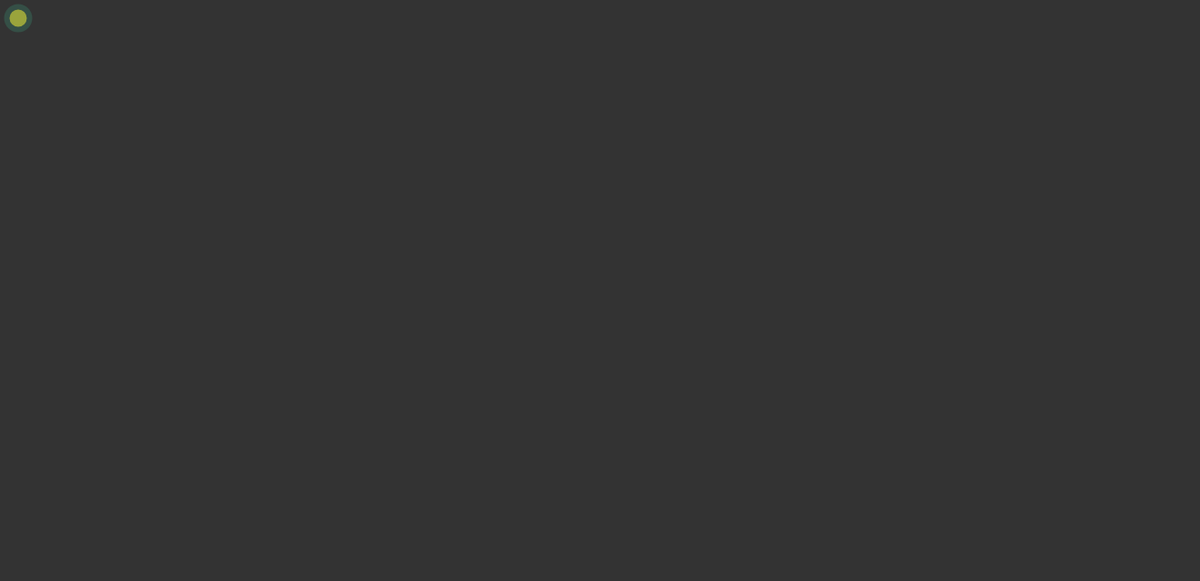
Frame 1 (no input)
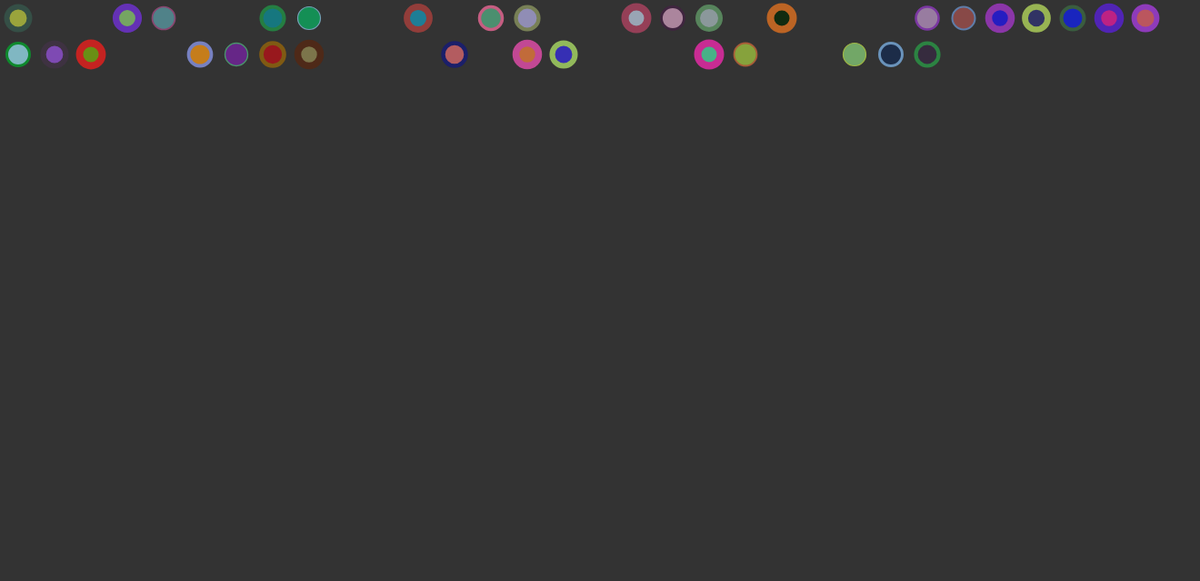
Frame 60 (no input)
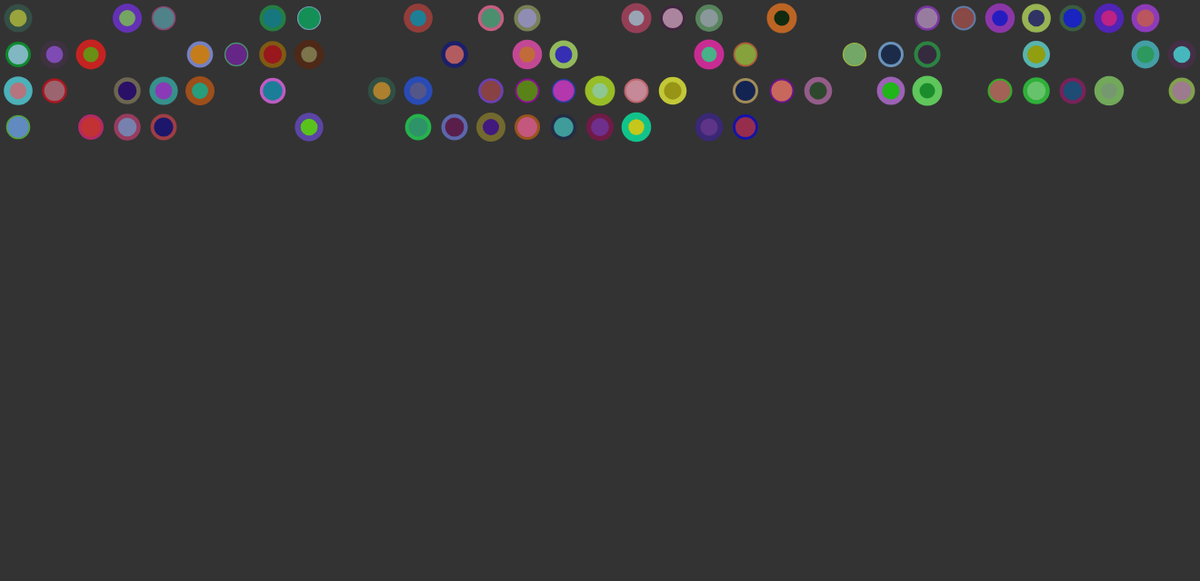
Frame 120 (the mouse pressed at the canvas centre since frame 60)

The p5.js sketch that drew these frames (run headless with seeded random() and noise() and a simulated clock; from frame 60 on, the mouse is pressed at the canvas centre):

// p5.js sketch
// ── sketch.js
// Carla de Beer
// October 2017
// Gridded circles, based on the 10PRINT algorithm.

// Based on Daniel Shiffman's Coding Train video example:
// https://www.youtube.com/watch?v=bEyTZ5ZZxZs

let spacing = 40;
let x = spacing/2;
let y = spacing/2;
let radius = 25;

function setup() {
	createCanvas(1320, 640);
	background(51);
}

function draw() {
	let w = random(1, 8);

	let r1 = random(15, 200);
	let r2 = random(15, 200);

	let g1 = random(15, 200);
	let g2 = random(15, 200);

	let b1 = random(15, 200);
	let b2 = random(15, 200);

	if (random(1) < 0.6) {
		stroke(r1, g1, b1);
		strokeWeight(w);
		fill(r2, g2, b2);
		ellipse(x, y, radius);
	}

	x += spacing;

	if (x >= width) {
		x = spacing/2;
		y += spacing;
	}

	if (y >= height) {
		noLoop();
	}
}
